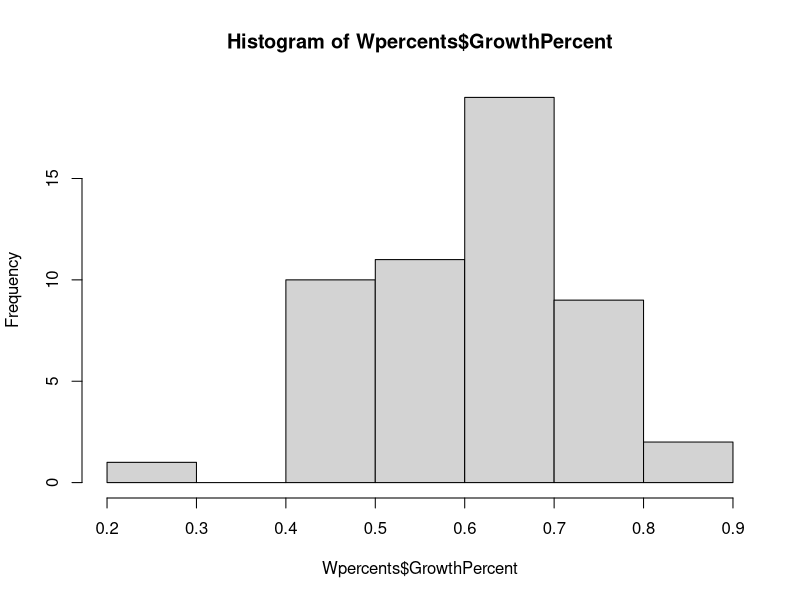
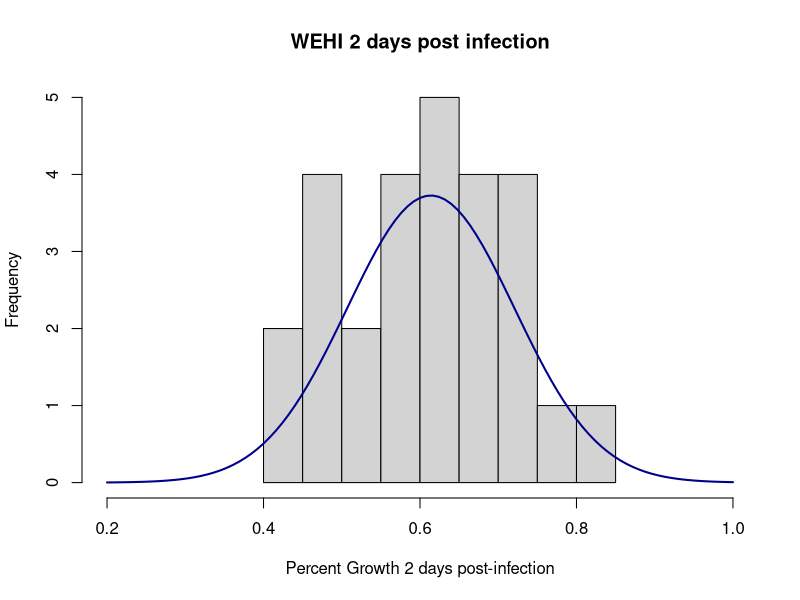
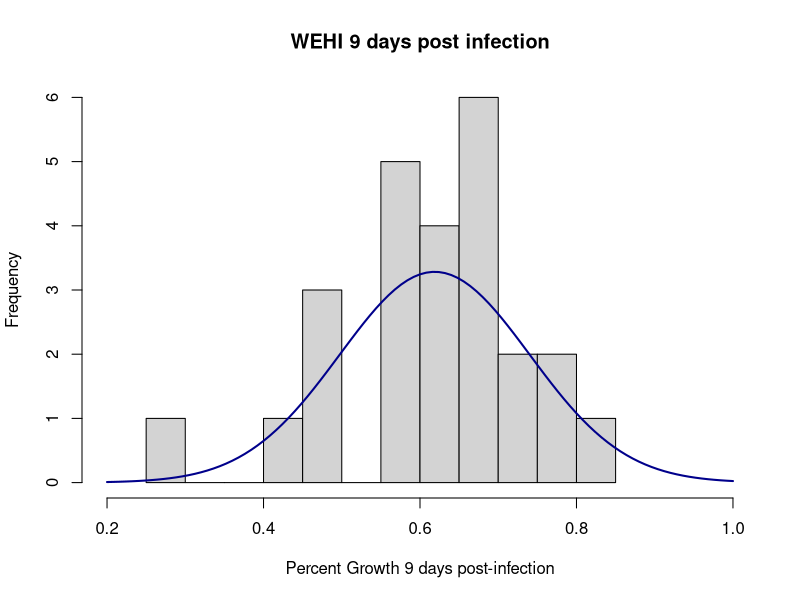
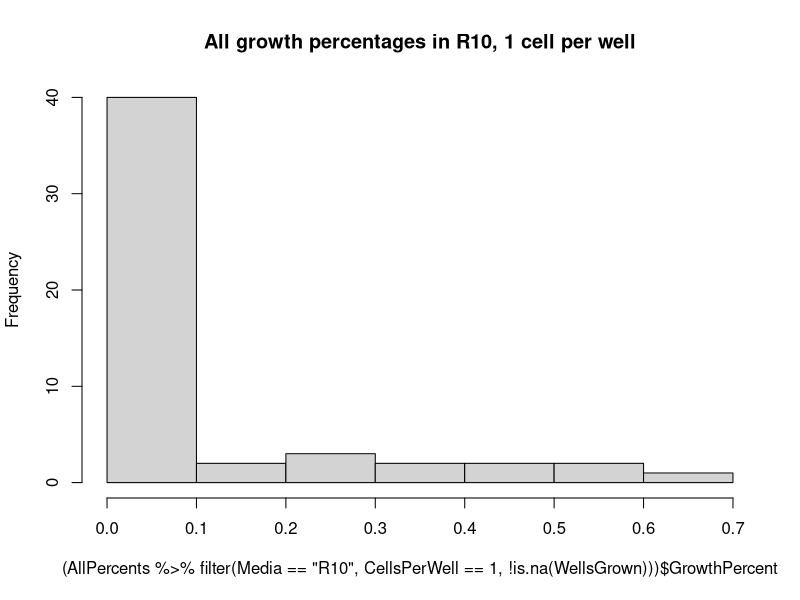
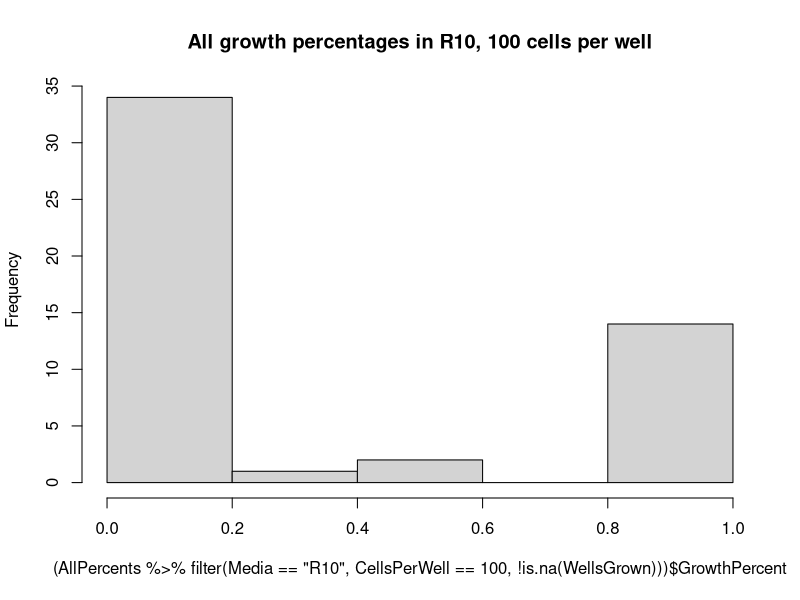
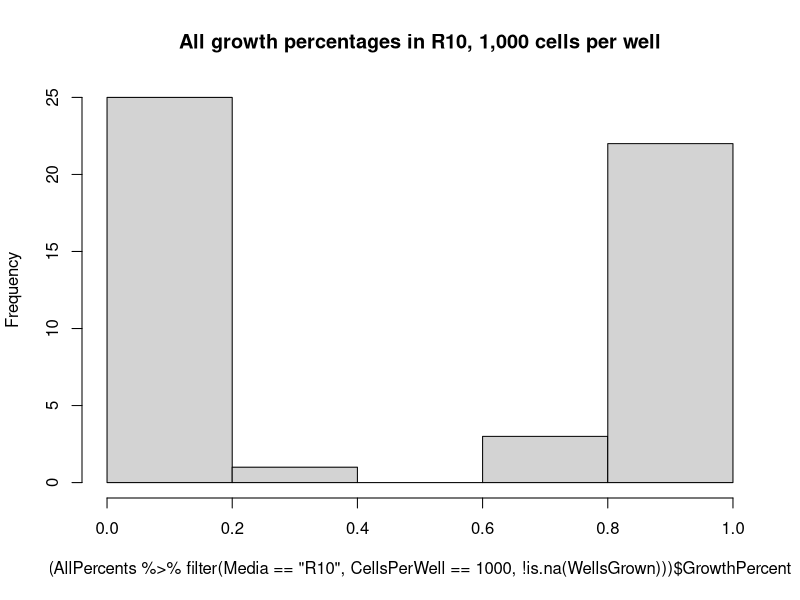
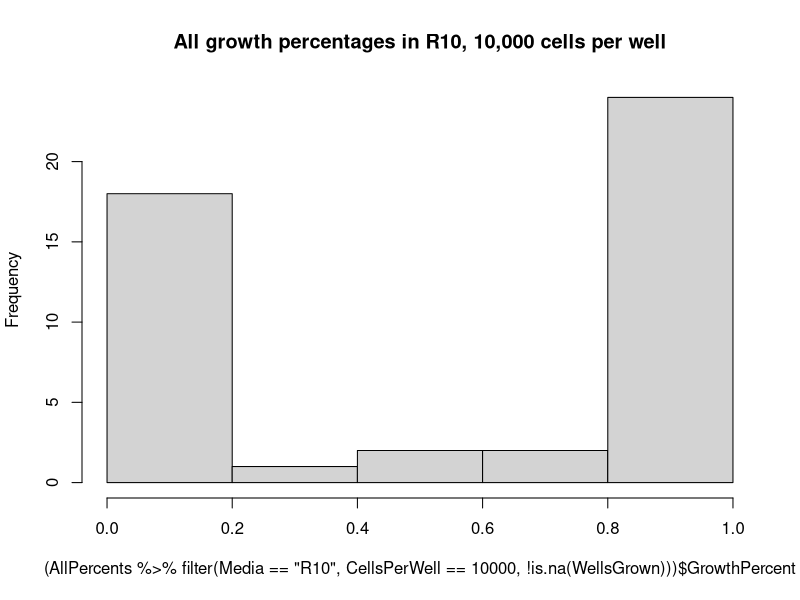
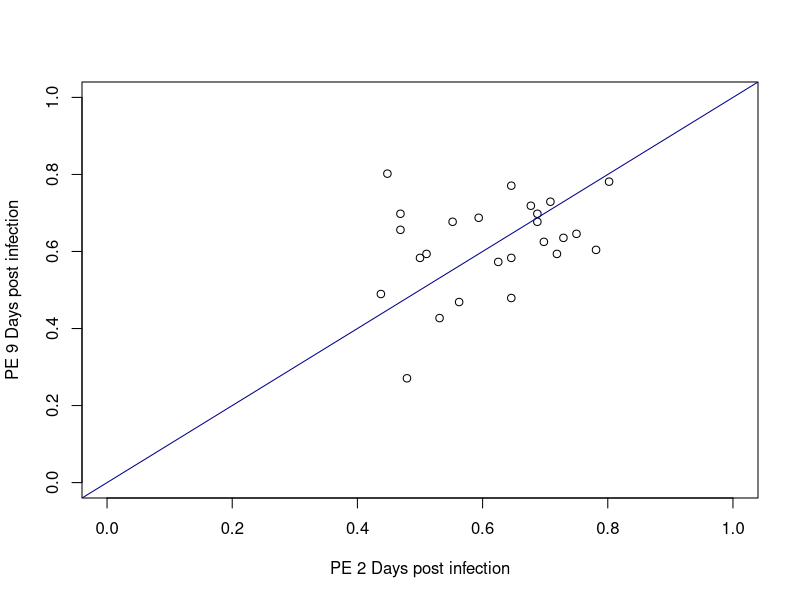

These figures' R source, in order:
## ---- chunk 1
library(dplyr)
library(ggplot2)
library(reshape2)
library(stringr)

RawData <- read.csv("PlateSortResults.csv")
summary(RawData)
## ---- chunk 2
WEHIonly <- RawData %>% filter(Media == "WEHI")
summary(WEHIonly)
WEHIcomplete <- WEHIonly %>% filter(!is.na(WellsGrown))
Wpercents <- WEHIcomplete %>% transform(GrowthPercent = WellsGrown / WellsPlated)
hist(Wpercents$GrowthPercent)
## ---- chunk 3
Wlowgrowth <- Wpercents %>% filter(GrowthPercent < 0.4)
Wlowgrowth[1,c(1,5,6,9,10)]
## ---- chunk 4
Wpercents2 <- Wpercents %>% filter(DaysPostInfection == 2)
Wpercents9 <- Wpercents %>% filter(DaysPostInfection == 9)
summary(Wpercents2)
summary(Wpercents9)
hist(Wpercents2$GrowthPercent, xlim = c(0.2,1), xlab = "Percent Growth 2 days post-infection", breaks = 8, main = "WEHI 2 days post infection")
curve(dnorm(x, mean = mean(Wpercents2$GrowthPercent), sd = sd(Wpercents2$GrowthPercent)), add = TRUE, col = "darkblue", lwd = 2)
hist(Wpercents9$GrowthPercent, xlim = c(0.2,1), xlab = "Percent Growth 9 days post-infection", breaks = 8, main = "WEHI 9 days post infection")
curve(dnorm(x, mean = mean(Wpercents9$GrowthPercent), sd = sd(Wpercents9$GrowthPercent)), add = TRUE, col = "darkblue", lwd = 2)

## ---- chunk 5
AllPercents <- RawData %>% mutate(GrowthPercent = WellsGrown / WellsPlated)
hist((AllPercents %>% filter(Media == "R10", CellsPerWell == 1, !is.na(WellsGrown)))$GrowthPercent, main = "All growth percentages in R10, 1 cell per well")
hist((AllPercents %>% filter(Media == "R10", CellsPerWell == 100, !is.na(WellsGrown)))$GrowthPercent, main = "All growth percentages in R10, 100 cells per well")
hist((AllPercents %>% filter(Media == "R10", CellsPerWell == 1000, !is.na(WellsGrown)))$GrowthPercent, main = "All growth percentages in R10, 1,000 cells per well")
hist((AllPercents %>% filter(Media == "R10", CellsPerWell == 10000, !is.na(WellsGrown)))$GrowthPercent, main = "All growth percentages in R10, 10,000 cells per well")

## ---- chunk 6
CompleteData <- RawData %>% filter(!is.na(WellsPlated))
CompleteData <- CompleteData %>% mutate(TrueWellsPlated = WellsPlated - WellsCensored)
CompleteData <- CompleteData %>% select(-WellsPlated, -WellsCensored)
head(CompleteData)

CompleteData <- CompleteData %>% mutate(LineID = str_sub(LineID, 2)) %>% mutate(LineID = paste(LineNum_legacy, LineID, sep = ""))
head(CompleteData)

CompletePercent <- CompleteData %>% mutate(GrowthPercent = WellsGrown / TrueWellsPlated) %>% select(-WellsGrown, -TrueWellsPlated, -LineNum_legacy, -Transgene, -Mutation)
head(CompletePercent)

## ---- chunk 7
#Change Media type to a single letter
CompletePercent <- CompletePercent %>% mutate(Media = str_sub(Media,1,1))
#Concatenate some identifiers into a single field, then drop unused columns
CompleteConcat <- CompletePercent %>% mutate(Media_Day_Cells = paste(Media, DaysPostInfection, CellsPerWell, sep = "_")) %>% select(-PlateSeries, -DaysPostInfection, -CellsPerWell, -Media)
#Change the identifier column into a factor (instead of character)
CompleteConcat <- CompleteConcat %>% mutate(Media_Day_Cells = as.factor(Media_Day_Cells))
head(CompleteConcat)

#Recast the data with LineID as the rows, Media_Day_Cells as the columns, and GrowthPercent as the values
CompleteTidy <- recast(CompleteConcat, LineID ~ Media_Day_Cells, id.var = c("LineID","Media_Day_Cells"), fun.aggregate = mean, na.rm = TRUE)
head(CompleteTidy)
#Output the results
#write.csv(CompleteTidy, file = "CompleteTidy.csv")
## ---- chunk 8
plot(CompleteTidy$`W_2_1`, CompleteTidy$`W_9_1`, xlab = "PE 2 Days post infection", ylab = "PE 9 Days post infection", xlim = 0:1, ylim = 0:1)
abline(a = 0, b = 1, col = "darkblue")
## ---- chunk 9
summary(CompleteTidy)
CompleteTidy <- CompleteTidy %>% mutate(R_2_1 = R_2_1 / W_2_1)
summary(CompleteTidy)
## ---- chunk 10
library(statmod)
## ---- chunk 11
CompleteData <- CompleteData %>% mutate(LineID = paste(LineID, DaysPostInfection, sep = "_"))
head(CompleteData)
## ---- chunk 12
WehiPE <- CompleteData %>% filter(Media == "WEHI")
head(WehiPE)
##THIS IS THE WRONG WAY TO CALCULATE PE!!! Doesn't assume Poisson distribution
#WehiPE <- WehiPE %>% mutate(PE = WellsGrown / TrueWellsPlated)
#head(WehiPE)

WehiELDA <- elda(response = WehiPE$WellsGrown, dose = WehiPE$CellsPerWell, tested = WehiPE$TrueWellsPlated, group = WehiPE$LineID, observed = FALSE, confidence = 0.95, test.unit.slope = TRUE)
WehiELDAest <- as.data.frame(WehiELDA$CI)
head(WehiELDA)
WehiELDAest <- add_rownames(WehiELDAest, var = "LineID")
WehiELDAest <- WehiELDAest %>% mutate(LineID = as.factor(LineID))
#write.csv(WehiELDAest, "WehiELDAConfIntervals.csv")

#Drop Observations 11 and 12, incomplete due to contam
WehiELDAest <- WehiELDAest[c(-3,-4),]
head(WehiELDAest)
Odd <- seq(1,50,2)
Even <- seq(2,50,2)
PE2d <- WehiELDAest[Odd,3]
PE9d <- WehiELDAest[Even,3]
plot(PE2d$Estimate, PE9d$Estimate, xlab = "PE 2 Days post infection", ylab = "PE 9 Days post infection", xlim = c(0.8,3.5), ylim = c(0.8,3.5))
abline(a = 0, b = 1, col = "darkblue")

#Need to clean up the LineID field
WehiELDAest <- WehiELDAest %>% mutate(LineID = as.character(LineID))
WehiELDAest$LineID <- substr(WehiELDAest$LineID,7,nchar(WehiELDAest$LineID))


PEonly <- WehiELDAest %>% select(LineID, Estimate)
head(PEonly)


R10only <- CompleteData %>% filter(Media == "R10")
R10PE <- merge(R10only, PEonly, by="LineID")
head(R10PE)
## ---- chunk 13
TidyData <- R10PE %>% mutate(PE_adjusted_cells = CellsPerWell / Estimate)
head(TidyData)
#write.csv(TidyData, file = "TidyData.csv")
## ---- chunk 14
dim(TidyData)
TidyData <- TidyData %>% filter(!LineNum_legacy == 11) %>% filter(!LineNum_legacy == 12)
dim(TidyData)
## ---- chunk 15
Trial <- TidyData %>% filter(LineNum_legacy == "22")
Trialout <- elda(Trial$WellsGrown, Trial$PE_adjusted_cells, Trial$TrueWellsPlated, Trial$LineID, observed = FALSE, confidence = 0.95, test.unit.slope = TRUE)
plot(Trialout)
Trialout

#See if I can't clean up this code
Trialout2 <- elda(response = Trial$WellsGrown, dose = Trial$PE_adjusted_cells, tested = Trial$TrueWellsPlated, group = Trial$LineID, observed = FALSE, confidence = 0.95, test.unit.slope = TRUE)
plot(Trialout2)

## ---- chunk 16
MassELDA <- elda(response = TidyData$WellsGrown, dose = TidyData$PE_adjusted_cells, tested = TidyData$TrueWellsPlated, group = TidyData$LineID, observed = FALSE, confidence = 0.95, test.unit.slope = TRUE)
plot(MassELDA)
ELDACI <- as.data.frame(MassELDA$CI)

head(ELDACI)
ELDACI <- add_rownames(ELDACI, var = "LineID")
ELDACI <- ELDACI %>% mutate(LineID = as.character(LineID))
#write.csv(MassELDA$CI, "ELDAConfIntervals.csv")
##These lines below aren't running, but I also don't need them, not sure if they ever worked
#TidyELDA <- merge(TidyData, ELDACI, by=1)
#head(TidyELDA)
## ---- chunk 17
TidyBin <- TidyData %>% mutate(Gene = paste(Transgene, Mutation, sep = "_"))
head(TidyBin)
BinELDA <- elda(response = TidyBin$WellsGrown, dose = TidyBin$PE_adjusted_cells, tested = TidyBin$TrueWellsPlated, group = TidyBin$Gene, observed = FALSE, confidence = 0.95, test.unit.slope = TRUE)
BinCI <- as.data.frame(BinELDA$CI) %>% add_rownames(var = "LineID") %>% mutate(LineID = as.factor(LineID))
#write.csv(BinCI, "BinnedELDACI.csv")
## ---- chunk 18
TidyBin2 <- TidyData %>% mutate(Gene = paste(Transgene, Mutation, LineNum_legacy, sep = "_"))
head(TidyBin2)
Bin2ELDA <- elda(response = TidyBin2$WellsGrown, dose = TidyBin2$PE_adjusted_cells, tested = TidyBin2$TrueWellsPlated, group = TidyBin2$Gene, observed = FALSE, confidence = 0.95, test.unit.slope = TRUE)
Bin2CI <- as.data.frame(Bin2ELDA$CI) %>% add_rownames(var = "LineID") %>% mutate(LineID = as.factor(LineID))
#write.csv(Bin2CI, "BinnedELDACI_3bins.csv")
